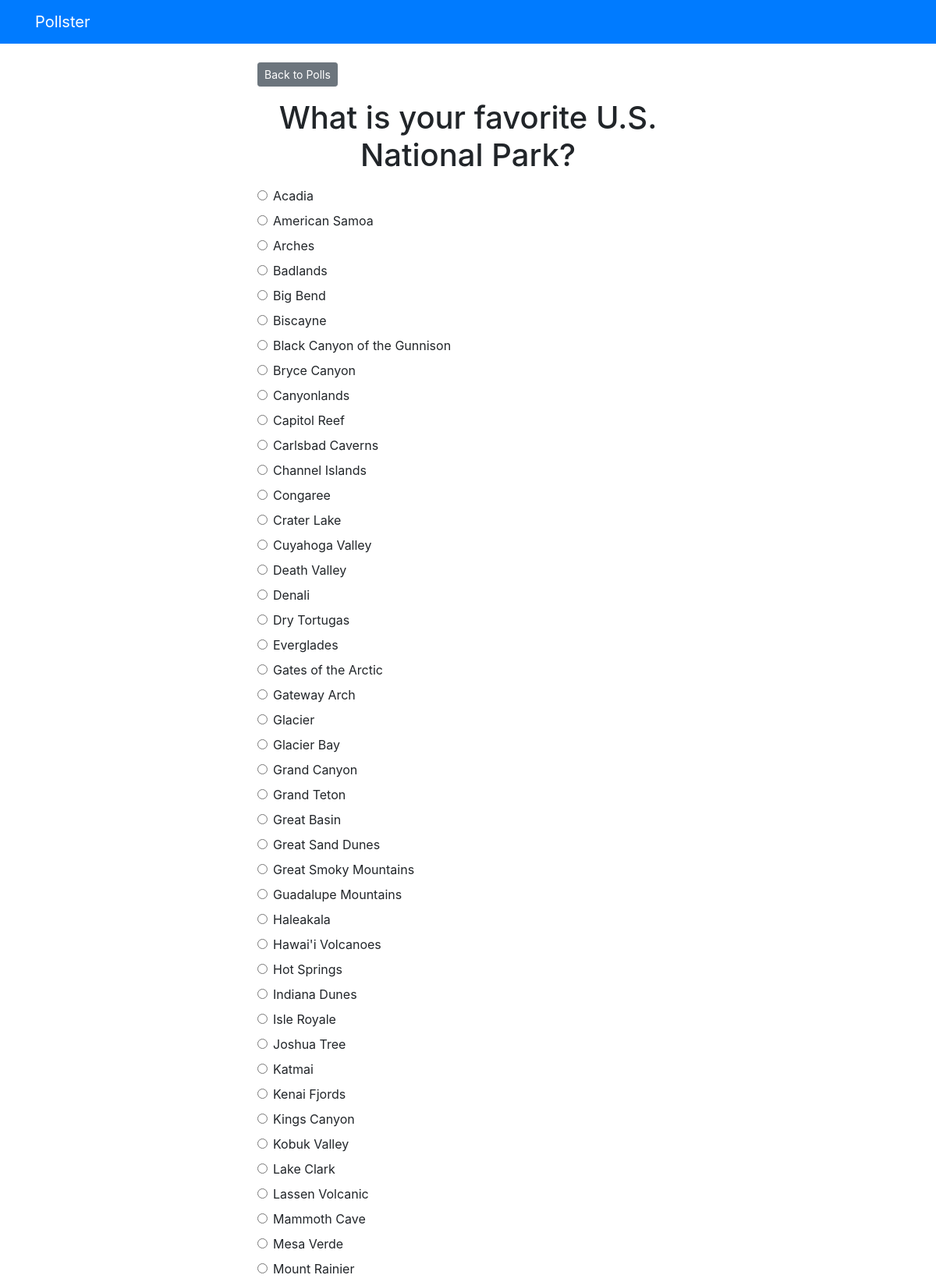
The page /polls/1/ (upper part) on the database its author committed.
### polls/models.py (models this page shows, shortened)
class Question(models.Model):
    question_text = models.CharField(max_length=200)
    publish_date = models.DateTimeField('date published')

class Choice(models.Model):
    question = models.ForeignKey(Question, on_delete=models.CASCADE)
    choice_text = models.CharField(max_length=200)
    votes = models.IntegerField(default=0)

### polls/views.py (the view)
# urls.py: path('<int:question_id>/', views.detail, name='detail'),
def detail(request, question_id):
    try:
        question = Question.objects.get(pk=question_id)
    except Question.DoesNotExist:
        raise Http404("Question does not exist")
    return render(request, 'polls/detail.html', {'question': question})

### templates/polls/detail.html (shortened to what this page needs)
{% extends 'base.html' %} {% block content %}
<a class="btn btn-secondary btn-sm mb-3" href="{% url 'polls:index' %}"
  >Back to Polls</a
>
<h1 class="text-center mb-3">{{ question.question_text }}</h1>
<form action="{% url 'polls:vote' question.id %}" method="post">
  {% for choice in question.choice_set.all %}
  <div class="form-check">
    <input
      type="radio"
      name="choice"
      class="form-check-input"
      id="choice{{ forloop.counter }}"
      value="{{ choice.id }}"
    />
    <label for="choice{{ forloops.counter }}">{{ choice.choice_text }}</label>
  </div>
  {% endfor %}
</form>
{% endblock %}

### templates/base.html (shortened to what this page needs)
<!DOCTYPE html>
<html lang="en">
  <head>
    <link
      rel="stylesheet"
      href="https://cdn.jsdelivr.net/npm/bootstrap@4.5.3/dist/css/bootstrap.min.css"
    />
  </head>
  <body>
    {% include 'partials/_navbar.html' %}
    <div class="container">
      <div class="row">
        <div class="col-md-6 m-auto">{% block content %}{% endblock %}</div>
      </div>
    </div>
  </body>
</html>

### templates/partials/_navbar.html
<nav class="navbar navbar-dark bg-primary mb-4">
  <div class="container">
    <a class="navbar-brand" href="/">Pollster</a>
  </div>
</nav>

### rows shown on the page
Question: question_text "What is your favorite U.S. National Park?"
Choice: choice_text "Acadia"
Choice: choice_text "American Samoa"
Choice: choice_text "Arches"
Choice: choice_text "Badlands"
Choice: choice_text "Big Bend"
Choice: choice_text "Biscayne"
Choice: choice_text "Black Canyon of the Gunnison"
Choice: choice_text "Bryce Canyon"
Choice: choice_text "Canyonlands"
Choice: choice_text "Capitol Reef"
Choice: choice_text "Carlsbad Caverns"
Choice: choice_text "Channel Islands"
Choice: choice_text "Congaree"
Choice: choice_text "Crater Lake"
Choice: choice_text "Cuyahoga Valley"
Choice: choice_text "Death Valley"
Choice: choice_text "Denali"
Choice: choice_text "Dry Tortugas"
Choice: choice_text "Everglades"
Choice: choice_text "Gates of the Arctic"
Choice: choice_text "Gateway Arch"
Choice: choice_text "Glacier"
Choice: choice_text "Glacier Bay"
Choice: choice_text "Grand Canyon"
Choice: choice_text "Grand Teton"
Choice: choice_text "Great Basin"
Choice: choice_text "Great Sand Dunes"
Choice: choice_text "Great Smoky Mountains"
Choice: choice_text "Guadalupe Mountains"
Choice: choice_text "Haleakala"
Choice: choice_text "Hawai'i Volcanoes"
Choice: choice_text "Hot Springs"
Choice: choice_text "Indiana Dunes"
Choice: choice_text "Isle Royale"
Choice: choice_text "Joshua Tree"
Choice: choice_text "Katmai"
Choice: choice_text "Kenai Fjords"
Choice: choice_text "Kings Canyon"
Choice: choice_text "Kobuk Valley"
Choice: choice_text "Lake Clark"
Choice: choice_text "Lassen Volcanic"
Choice: choice_text "Mammoth Cave"
Choice: choice_text "Mesa Verde"
Choice: choice_text "Mount Rainier"
